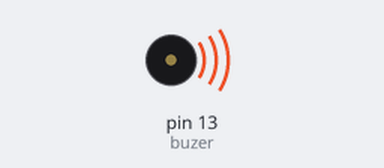
This sketch was run on a simulated Arduino Uno, built with avr-gcc and run on an emulated ATmega328P. Parts: buzzer (waves = sounding, pin HIGH).

Above: at 0.5 s.
Timing chart, 0 to 4.6 s (numbered marks = the images above):
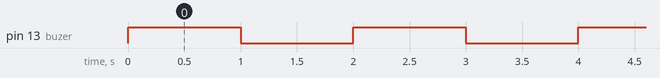

The sketch:

sketch_jan18a.ino
```cpp
const int buzer = 13;

void setup()
{
  pinMode (buzer,OUTPUT);
}

void loop()
{
  digitalWrite (buzer,HIGH);
  delay (1000);
  digitalWrite (buzer,LOW);
  delay (1000);
}
```

Measured:
- by itself, pin 13 (buzer): alternates HIGH for 1.0 s and LOW for 1.0 s
